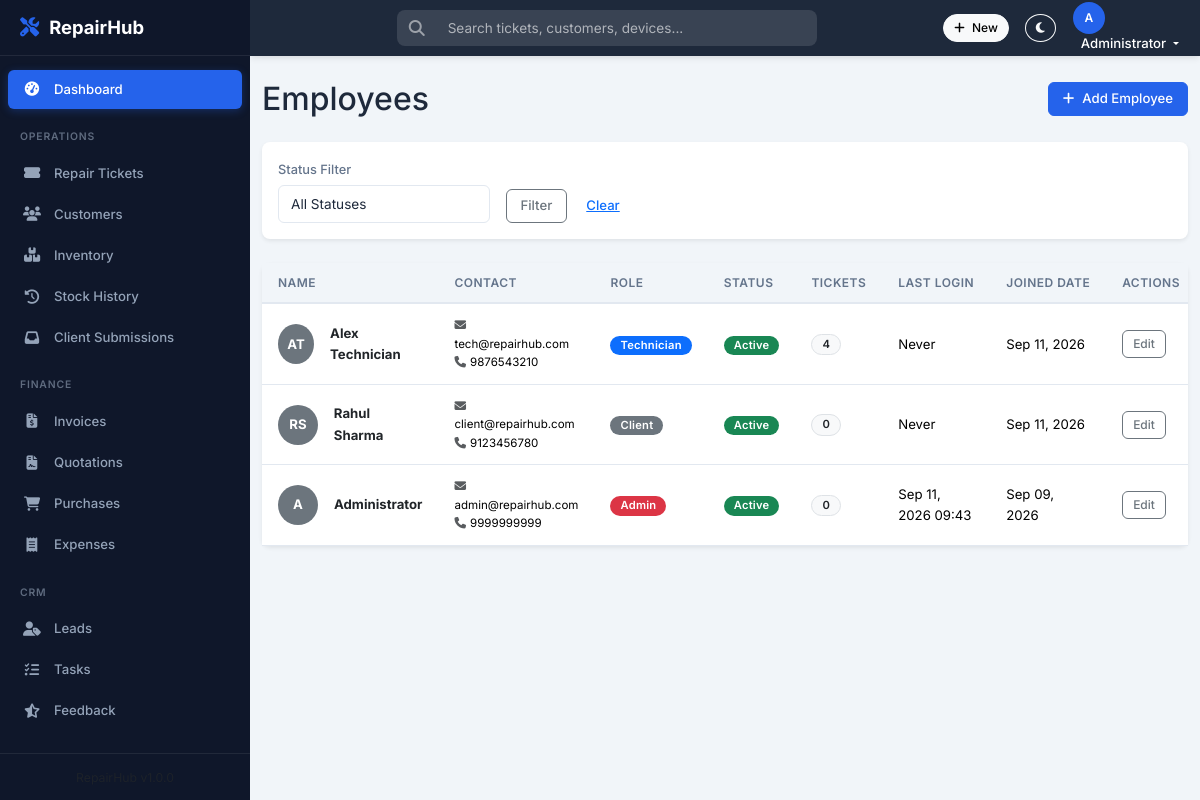
The page /employees/index.php (signed in) on the database its author committed.
### tables this page shows
CREATE TABLE `users` (
  `id` int NOT NULL AUTO_INCREMENT,
  `name` varchar(100) NOT NULL,
  `email` varchar(150) NOT NULL,
  `password` varchar(255) NOT NULL,
  `phone` varchar(20) DEFAULT NULL,
  `role` enum('Admin','Technician','Receptionist','Client') NOT NULL DEFAULT 'Technician',
  `avatar` varchar(255) DEFAULT NULL,
  `is_active` tinyint(1) NOT NULL DEFAULT '1',
  `last_login` datetime DEFAULT NULL,
  `created_at` datetime NOT NULL DEFAULT CURRENT_TIMESTAMP,
  `updated_at` datetime NOT NULL DEFAULT CURRENT_TIMESTAMP ON UPDATE CURRENT_TIMESTAMP,
  PRIMARY KEY (`id`),
  UNIQUE KEY `email` (`email`),
  KEY `idx_email` (`email`),
  KEY `idx_role` (`role`)
);

### includes/functions.php (called while the page is built, shortened)
<?php
function getInitials($name) {
    $cleanName = preg_replace('/[^a-zA-Z\s]/', '', $name);
    $words = array_values(array_filter(explode(' ', trim($cleanName))));
    $initials = '';
    foreach (array_slice($words, 0, 2) as $word) {
        $initials .= strtoupper(substr($word, 0, 1));
    }
    return $initials ?: strtoupper(substr(trim($name), 0, 1)) ?: '?';
}

### employees/index.php (the view, shortened to what this page needs)
<?php
require_once '../config.php';
include '../includes/header.php';
include '../includes/sidebar.php';
$where = [];
$params = [];
$whereSql = $where ? 'WHERE ' . implode(' AND ', $where) : '';
$limit = 15;
$page = isset($_GET['page']) && (int)$_GET['page'] > 0 ? (int)$_GET['page'] : 1;
$offset = ($page - 1) * $limit;
$query = "SELECT u.*,
          (SELECT COUNT(*) FROM repair_tickets WHERE assigned_to = u.id) as tickets_assigned
          FROM users u $whereSql
          ORDER BY u.created_at DESC
          LIMIT $limit OFFSET $offset";
$stmt = $pdo->prepare($query);
$stmt->execute($params);
$employees = $stmt->fetchAll(PDO::FETCH_ASSOC);
?>
<div class="main-content" id="mainContent">
    <div class="container-fluid py-4">
        <div class="d-flex justify-content-between align-items-center mb-4">
            <h2 class="mb-0">Employees</h2>
            <a href="create.php" class="btn btn-primary"><i class="fas fa-plus me-2"></i>Add Employee</a>
        </div>
        <div class="card border-0 shadow-sm mb-4">
            <div class="card-body">
                <form method="GET" class="row g-3 align-items-end">
                    <div class="col-md-3">
                        <label class="form-label">Status Filter</label>
                        <select name="status" class="form-select">
                            <option value="">All Statuses</option>
                        </select>
                    </div>
                    <div class="col-md-3">
                        <button type="submit" class="btn btn-outline-secondary">Filter</button>
                        <a href="index.php" class="btn btn-link">Clear</a>
                    </div>
                </form>
            </div>
        </div>
        <div class="card border-0 shadow-sm">
            <div class="card-body p-0">
                <div class="table-responsive">
                    <table class="table table-hover align-middle mb-0">
                        <thead class="table-light">
                            <tr>
                                <th>Name</th>
                                <th>Contact</th>
                                <th>Role</th>
                                <th>Status</th>
                                <th>Tickets</th>
                                <th>Last Login</th>
                                <th>Joined Date</th>
                                <th>Actions</th>
                            </tr>
                        </thead>
                        <tbody>
                            <?php if (empty($employees)): ?>
                                <tr><td colspan="8" class="text-center py-4">No employees found.</td></tr>
                            <?php else: ?>
                                <?php foreach ($employees as $emp): ?>
                                    <tr>
                                        <td>
                                            <div class="d-flex align-items-center">
                                                <div class="bg-secondary text-white rounded-circle d-flex align-items-center justify-content-center me-3" style="width: 40px; height: 40px; font-weight: bold;">
                                                    <?= htmlspecialchars(getInitials($emp['name'])) ?>
                                                </div>
                                                <a href="edit.php?id=<?= $emp['id'] ?>" class="text-decoration-none text-dark fw-bold">
                                                    <?= htmlspecialchars($emp['name']) ?>
                                                </a>
                                            </div>
                                        </td>
                                        <td>
                                            <div class="small"><i class="fas fa-envelope text-muted me-1"></i><?= htmlspecialchars($emp['email'] ?? '') ?></div>
                                            <div class="small"><i class="fas fa-phone text-muted me-1"></i><?= htmlspecialchars($emp['phone'] ?? '') ?></div>
                                        </td>
                                        <td>
                                            <?php
                                            $roleClass = 'bg-secondary';
                                            if ($emp['role'] === 'Admin') $roleClass = 'bg-danger';
                                            elseif ($emp['role'] === 'Technician') $roleClass = 'bg-primary';
                                            elseif ($emp['role'] === 'Receptionist') $roleClass = 'bg-info text-dark';
                                            ?>
                                            <span class="badge <?= $roleClass ?>"><?= htmlspecialchars($emp['role'] ?? 'User') ?></span>
                                        </td>
                                        <td>
                                            <?php if (isset($emp['is_active']) && $emp['is_active']): ?>
                                                <span class="badge bg-success">Active</span>
                                            <?php else: ?>
                                                <span class="badge bg-secondary">Inactive</span>
                                            <?php endif; ?>
                                        </td>
                                        <td>
                                            <span class="badge bg-light text-dark border"><?= number_format($emp['tickets_assigned'] ?? 0) ?></span>
                                        </td>
                                        <td>
                                            <?= empty($emp['last_login']) ? 'Never' : date('M d, Y H:i', strtotime($emp['last_login'])) ?>
                                        </td>
                                        <td>
                                            <?= empty($emp['created_at']) ? 'N/A' : date('M d, Y', strtotime($emp['created_at'])) ?>
                                        </td>
                                        <td>
                                            <a href="edit.php?id=<?= $emp['id'] ?>" class="btn btn-sm btn-outline-secondary">Edit</a>
                                        </td>
                                    </tr>
                                <?php endforeach; ?>
                            <?php endif; ?>
                        </tbody>
                    </table>
                </div>
            </div>
        </div>
    </div>
</div>
<?php include '../includes/footer.php'; ?>

### assets/css/style.css (style rules this page uses)
:root { --rh-primary: #2563eb; --rh-primary-hover: #1d4ed8; --rh-primary-light: rgba(37, 99, 235, 0.1); --rh-sidebar-bg: #0f172a; --rh-sidebar-hover: #1e293b; --rh-sidebar-active: #2563eb; --rh-sidebar-text: #94a3b8; --rh-sidebar-text-active: #ffffff; --rh-sidebar-width: 250px; --rh-topbar-height: 56px; --rh-topbar-bg: #1e293b; --rh-body-bg: #f1f5f9; --rh-card-bg: #ffffff; --rh-text-primary: #1e293b; --rh-text-secondary: #64748b; --rh-text-muted: #94a3b8; --rh-border-color: #e2e8f0; --rh-success: #10b981; --rh-warning: #f59e0b; --rh-danger: #ef4444; --rh-info: #06b6d4; --rh-shadow-sm: 0 1px 2px rgba(0,0,0,0.05); --rh-shadow-md: 0 4px 6px -1px rgba(0,0,0,0.07), 0 2px 4px -1px rgba(0,0,0,0.04); --rh-shadow-lg: 0 10px 15px -3px rgba(0,0,0,0.08), 0 4px 6px -2px rgba(0,0,0,0.04); --rh-radius: 8px; --rh-radius-lg: 12px; --rh-transition: 0.2s ease; }
* { margin: 0; padding: 0; box-sizing: border-box; }
body { font-family: 'Inter', system-ui, -apple-system, 'Segoe UI', Roboto, sans-serif; font-size: 0.875rem; background-color: var(--rh-body-bg); color: var(--rh-text-primary); line-height: 1.6; overflow-x: hidden; transition: background-color var(--rh-transition), color var(--rh-transition); }
a { color: var(--rh-primary); text-decoration: none; transition: color var(--rh-transition); }
.main-content { margin-left: var(--rh-sidebar-width); margin-top: var(--rh-topbar-height); min-height: calc(100vh - var(--rh-topbar-height)); transition: margin-left var(--rh-transition); padding: 0; }
.card { background: var(--rh-card-bg); border: 1px solid var(--rh-border-color); border-radius: var(--rh-radius); transition: box-shadow var(--rh-transition), transform var(--rh-transition); }
.card.border-0 { border: none; }
.card.shadow-sm { box-shadow: var(--rh-shadow-sm); }
.table { color: var(--rh-text-primary); font-size: 0.825rem; }
.table thead th { background: var(--rh-body-bg); color: var(--rh-text-secondary); font-weight: 600; font-size: 0.75rem; text-transform: uppercase; letter-spacing: 0.04em; border-bottom: 2px solid var(--rh-border-color); padding: 10px 16px; white-space: nowrap; }
.table tbody td { padding: 12px 16px; border-bottom: 1px solid var(--rh-border-color); vertical-align: middle; }
.btn-primary { background: var(--rh-primary); border-color: var(--rh-primary); }
.btn { font-size: 0.825rem; font-weight: 500; border-radius: 6px; padding: 6px 14px; transition: all var(--rh-transition); }
.btn-sm { font-size: 0.75rem; padding: 4px 10px; }
.badge { font-size: 0.7rem; font-weight: 600; padding: 4px 10px; border-radius: 50rem; letter-spacing: 0.02em; }
.form-control, .form-select { border-radius: 6px; border: 1px solid var(--rh-border-color); font-size: 0.85rem; padding: 8px 12px; background: var(--rh-card-bg); color: var(--rh-text-primary); transition: border-color var(--rh-transition), box-shadow var(--rh-transition); }
.form-label { font-weight: 500; font-size: 0.8rem; color: var(--rh-text-secondary); margin-bottom: 4px; }

### rows shown on the page
users: name "AT", name "Alex Technician", email "tech@repairhub.com", phone "9876543210", role "Technician", is_active "Active", tickets_assigned "4", shows "Never", created_at "Sep 11, 2026"
users: name "RS", name "Rahul Sharma", email "client@repairhub.com", phone "9123456780", role "Client", is_active "Active", tickets_assigned "0", shows "Never", created_at "Sep 11, 2026"
users: name "A", name "Administrator", email "admin@repairhub.com", phone "9999999999", role "Admin", is_active "Active", tickets_assigned "0", last_login "Sep 11, 2026 09:43", created_at "Sep 09, 2026"

### other values the page prints
getInitials($currentUser['name']) "A"
$currentUser['name'] "Administrator"
APP_NAME "RepairHub"
